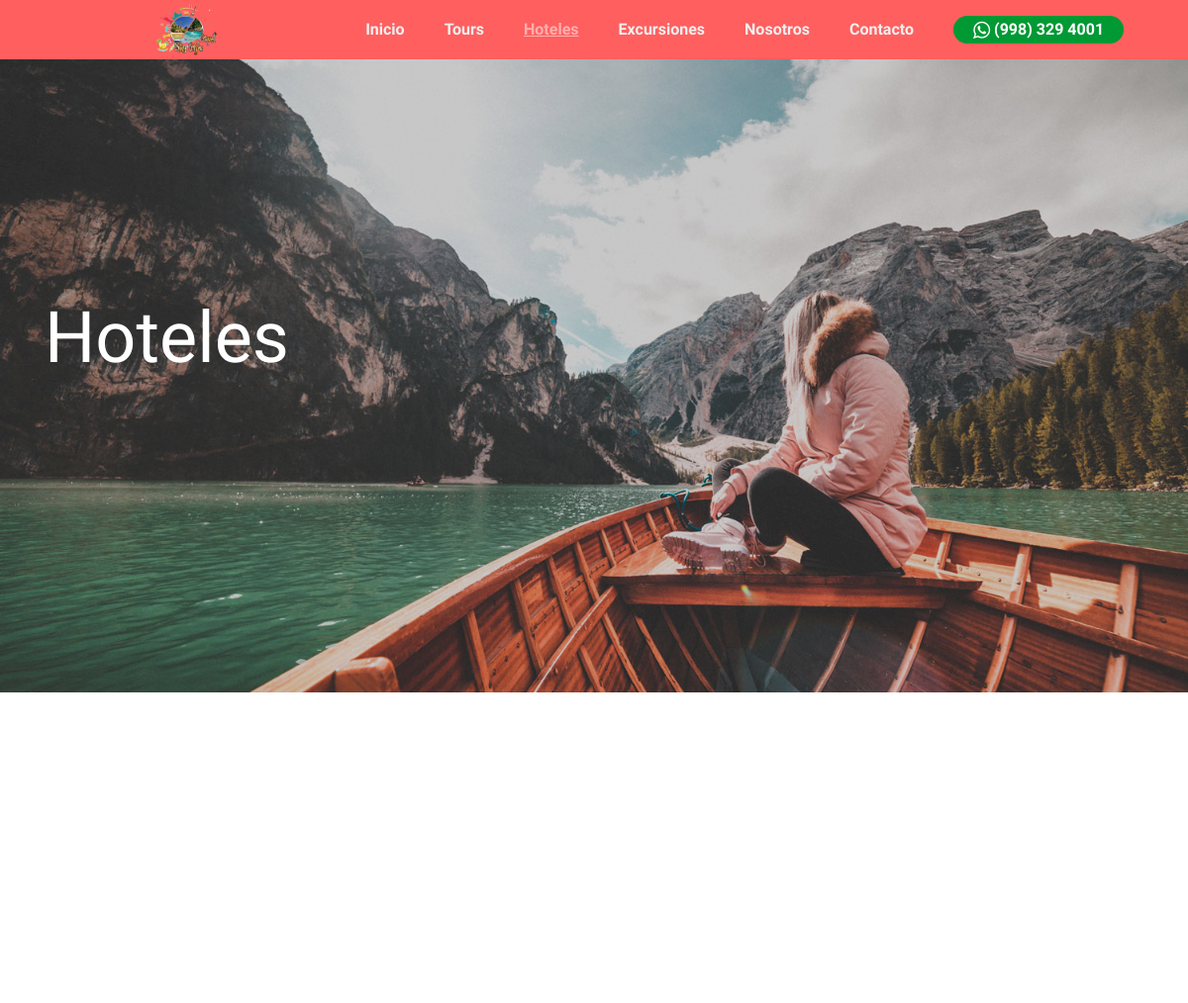
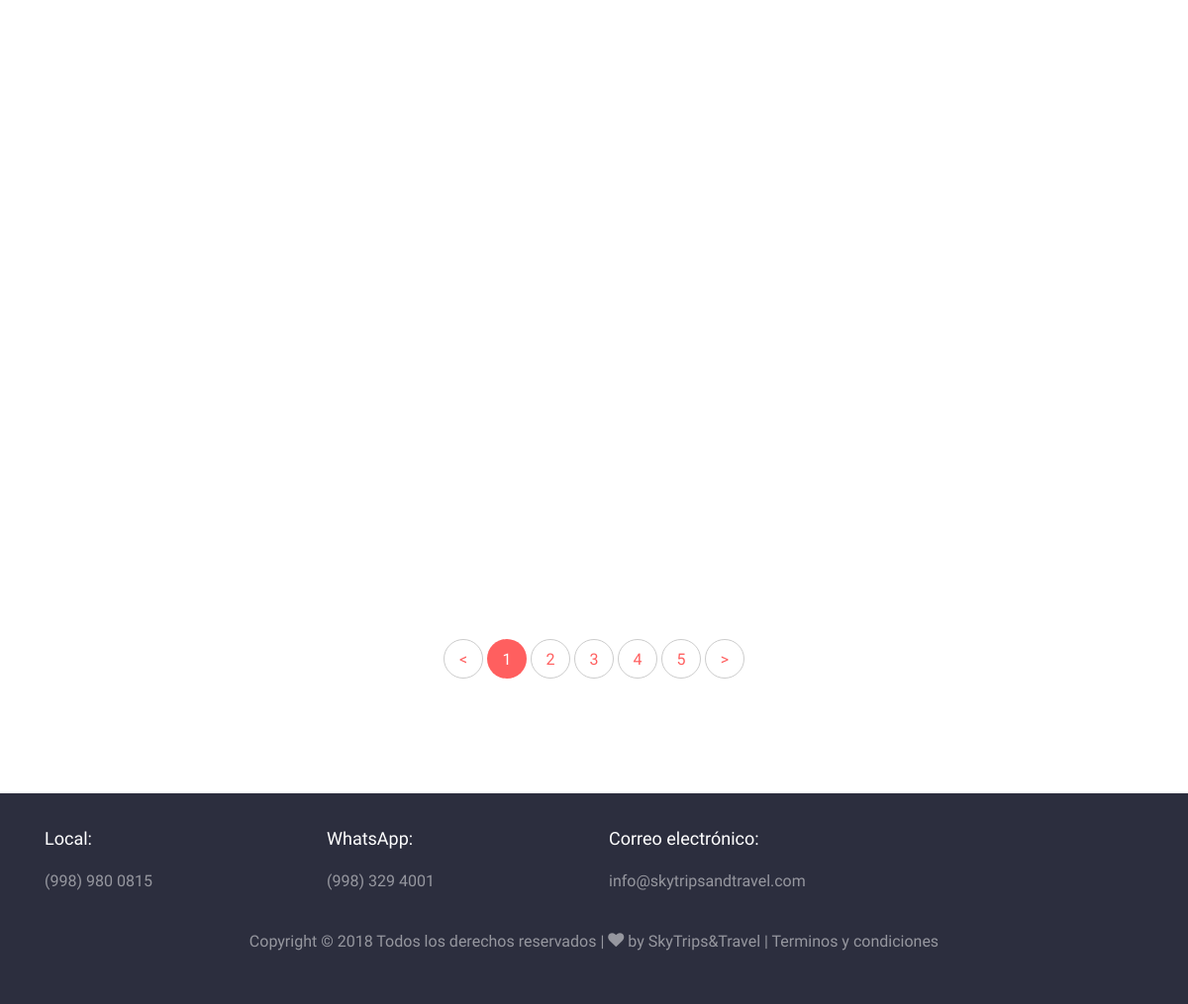
The app's page /hoteles/ with its own data (2 pictures, top to bottom).
### hoteles/models.py (models this page shows, shortened)
class hotel_banners(models.Model):
    descripción = models.TextField()
    imagen = models.ImageField(verbose_name="Imagen", upload_to="hoteles/banners")
    creacion = models.DateTimeField(auto_now_add=True, verbose_name="Fecha de creación")
    actualizacion = models.DateTimeField(auto_now=True, verbose_name="Fecha de actualizacion")
    class Meta:
        verbose_name = 'hotel_banners'
        verbose_name_plural = 'hotel_banners'
        ordering = ['-creacion']

### hoteles/views.py (the view)
# urls.py: path('hoteles/', hoteles_views.hoteles, name="hoteles"),
def hoteles(request):
    hoteles = Hotele.objects.all()
    banners = hotel_banners.objects.all()
    return render(request, "hoteles/hoteles.html", {'hoteles': hoteles,'banners':banners})

### hoteles/templates/hoteles/hoteles.html (shortened to what this page needs)
{% extends 'core/base.html' %}
{% load static %}
{% block slides %}
  {% for hotel_banner in banners  %}
    <div class="slider-item" style="background-image: url('{{hotel_banner.imagen.url}}');" data-stellar-background-ratio="0.5">
        <div class="overlay"></div>
        <div class="container">
          <div class="row slider-text align-items-center">
            <div class="col-md-7 col-sm-12 ftco-animate">
              <h1 class="mb-3">{{hotel_banner.descripción}}</h1>
            </div>
          </div>
        </div>
    </div>
  {% endfor %}
{% endblock %}
{% block  content %}
<section class="ftco-section">
        <div class="container">
          <div class="row">
            <div class="col-lg-12">
              <div class="row">
              </div>
              <div class="row mt-5">
                <div class="col text-center">
                  <div class="block-27">
                    <ul>
                      <li><a href="#">&lt;</a></li>
                      <li class="active"><span>1</span></li>
                      <li><a href="#">2</a></li>
                      <li><a href="#">3</a></li>
                      <li><a href="#">4</a></li>
                      <li><a href="#">5</a></li>
                      <li><a href="#">&gt;</a></li>
                    </ul>
                  </div>
                </div>
              </div>
            </div>
          </div>
        </div>
      </section>
{% endblock %}

### records on screen
hotel_banners: imagen (picture), descripción "Hoteles"
